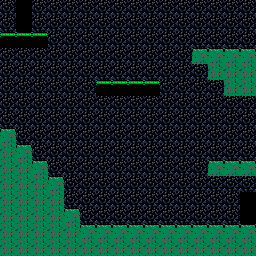

This game map was drawn from its Tiled (.tmx) file and the tilesets committed beside it. A one-line description and the full map source follow:
An orthogonal 16x16 tile map with 16x16 px tiles, 1 tile layer (Foreground).

<map version="1.4" tiledversion="1.4.2" orientation="orthogonal" renderorder="right-down" width="16" height="16" tilewidth="16" tileheight="16" infinite="0" nextlayerid="8" nextobjectid="1">
 <tileset firstgid="1" source="platformterrain.tsx" />
 <layer id="1" name="Foreground" width="16" height="16">
  <data encoding="csv">
6,4,6,6,6,6,6,6,6,6,6,6,6,6,6,6,
6,4,6,6,6,6,6,6,6,6,6,6,6,6,6,6,
3,3,3,6,6,6,6,6,6,6,6,6,6,6,6,6,
6,6,6,6,6,6,6,6,6,6,6,6,1,1,1,1,
6,6,6,6,6,6,6,6,6,6,6,6,6,2,2,2,
6,6,6,6,6,6,3,3,3,3,6,6,6,6,2,2,
6,6,6,6,6,6,6,6,6,6,6,6,6,6,6,6,
6,6,6,6,6,6,6,6,6,6,6,6,6,6,6,6,
1,6,6,6,6,6,6,6,6,6,6,6,6,6,6,6,
2,1,6,6,6,6,6,6,6,6,6,6,6,6,6,6,
2,2,1,6,6,6,6,6,6,6,6,6,6,1,1,1,
2,2,2,1,6,6,6,6,6,6,6,6,6,6,6,6,
2,2,2,2,6,6,6,6,6,6,6,6,6,6,6,4,
2,2,2,2,1,6,6,6,6,6,6,6,6,6,6,4,
2,2,2,2,2,1,1,1,1,1,1,1,1,1,1,1,
2,2,2,2,2,2,2,2,2,2,2,2,2,2,2,2
</data>
 </layer>
 <objectgroup id="7" name="NPCs" />
</map>
